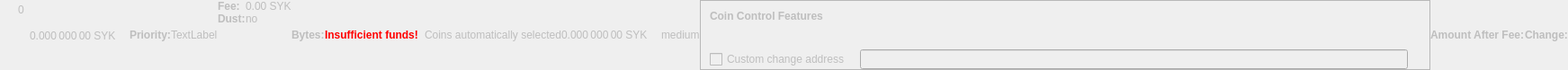
    <widget class="QWidget" name="dummyHideWidget" native="true">
     <property name="enabled">
      <bool>false</bool>
     </property>
     <property name="maximumSize">
      <size>
       <width>100</width>
       <height>22</height>
      </size>
     </property>
     <layout class="QHBoxLayout" name="dummyHideLayout">
      <property name="spacing">
       <number>0</number>
      </property>
      <property name="margin">
       <number>0</number>
      </property>
      <item>
       <layout class="QFormLayout" name="formLayoutCoinControl1">
        <property name="horizontalSpacing">
         <number>10</number>
        </property>
        <property name="verticalSpacing">
         <number>14</number>
        </property>
        <property name="leftMargin">
         <number>10</number>
        </property>
        <property name="topMargin">
         <number>4</number>
        </property>
        <property name="rightMargin">
         <number>6</number>
        </property>
        <item row="0" column="1">
         <widget class="QLabel" name="labelCoinControlBytes">
          <property name="cursor">
           <cursorShape>IBeamCursor</cursorShape>
          </property>
          <property name="contextMenuPolicy">
           <enum>Qt::ActionsContextMenu</enum>
          </property>
          <property name="text">
           <string notr="true">0</string>
          </property>
          <property name="textInteractionFlags">
           <set>Qt::LinksAccessibleByMouse|Qt::TextSelectableByKeyboard|Qt::TextSelectableByMouse</set>
          </property>
         </widget>
        </item>
       </layout>
      </item>
      <item>
       <widget class="QLabel" name="labelCoinControlAfterFee">
        <property name="enabled">
         <bool>false</bool>
        </property>
        <property name="sizePolicy">
         <sizepolicy hsizetype="Fixed" vsizetype="Fixed">
          <horstretch>0</horstretch>
          <verstretch>0</verstretch>
         </sizepolicy>
        </property>
        <property name="minimumSize">
         <size>
          <width>111</width>
          <height>12</height>
         </size>
        </property>
        <property name="maximumSize">
         <size>
          <width>111</width>
          <height>12</height>
         </size>
        </property>
        <property name="cursor">
         <cursorShape>IBeamCursor</cursorShape>
        </property>
        <property name="contextMenuPolicy">
         <enum>Qt::ActionsContextMenu</enum>
        </property>
        <property name="text">
         <string notr="true">0.000 000 00 SYK</string>
        </property>
        <property name="textInteractionFlags">
         <set>Qt::LinksAccessibleByMouse|Qt::TextSelectableByKeyboard|Qt::TextSelectableByMouse</set>
        </property>
       </widget>
      </item>
      <item>
       <widget class="QLabel" name="labelCoinControlPriorityText">
        <property name="enabled">
         <bool>false</bool>
        </property>
        <property name="font">
         <font>
          <weight>75</weight>
          <bold>true</bold>
         </font>
        </property>
        <property name="text">
         <string>Priority:</string>
        </property>
       </widget>
      </item>
      <item>
       <layout class="QHBoxLayout" name="horizontalLayout">
        <item>
         <widget class="QLabel" name="WarningLabel">
          <property name="text">
           <string>TextLabel</string>
          </property>
         </widget>
        </item>
       </layout>
      </item>
      <item>
       <layout class="QFormLayout" name="formLayoutCoinControl3">
        <property name="horizontalSpacing">
         <number>0</number>
        </property>
        <property name="verticalSpacing">
         <number>0</number>
        </property>
        <property name="leftMargin">
         <number>0</number>
        </property>
        <property name="topMargin">
         <number>0</number>
        </property>
        <property name="rightMargin">
         <number>0</number>
        </property>
        <item row="0" column="0">
         <widget class="QLabel" name="labelCoinControlFeeText">
          <property name="enabled">
           <bool>false</bool>
          </property>
          <property name="font">
           <font>
            <weight>75</weight>
            <bold>true</bold>
           </font>
          </property>
          <property name="text">
           <string>Fee:</string>
          </property>
          <property name="margin">
           <number>0</number>
          </property>
         </widget>
        </item>
        <item row="0" column="1">
         <widget class="QLabel" name="labelCoinControlFee">
          <property name="enabled">
           <bool>false</bool>
          </property>
          <property name="cursor">
           <cursorShape>IBeamCursor</cursorShape>
          </property>
          <property name="contextMenuPolicy">
           <enum>Qt::ActionsContextMenu</enum>
          </property>
          <property name="text">
           <string notr="true">0.00 SYK</string>
          </property>
          <property name="textInteractionFlags">
           <set>Qt::LinksAccessibleByMouse|Qt::TextSelectableByKeyboard|Qt::TextSelectableByMouse</set>
          </property>
         </widget>
        </item>
        <item row="1" column="0">
         <widget class="QLabel" name="labelCoinControlLowOutputText">
          <property name="enabled">
           <bool>false</bool>
          </property>
          <property name="font">
           <font>
            <weight>75</weight>
            <bold>true</bold>
           </font>
          </property>
          <property name="text">
           <string>Dust:</string>
          </property>
         </widget>
        </item>
        <item row="1" column="1">
         <widget class="QLabel" name="labelCoinControlLowOutput">
          <property name="enabled">
           <bool>false</bool>
          </property>
          <property name="cursor">
           <cursorShape>IBeamCursor</cursorShape>
          </property>
          <property name="contextMenuPolicy">
           <enum>Qt::ActionsContextMenu</enum>
          </property>
          <property name="text">
           <string>no</string>
          </property>
          <property name="textInteractionFlags">
           <set>Qt::LinksAccessibleByMouse|Qt::TextSelectableByKeyboard|Qt::TextSelectableByMouse</set>
          </property>
         </widget>
        </item>
       </layout>
      </item>
      <item>
       <widget class="QLabel" name="labelCoinControlBytesText">
        <property name="enabled">
         <bool>false</bool>
        </property>
        <property name="font">
         <font>
          <weight>75</weight>
          <bold>true</bold>
         </font>
        </property>
        <property name="text">
         <string>Bytes:</string>
        </property>
       </widget>
      </item>
      <item>
       <layout class="QFormLayout" name="formLayoutCoinControl2">
        <property name="horizontalSpacing">
         <number>0</number>
        </property>
        <property name="verticalSpacing">
         <number>0</number>
        </property>
        <property name="leftMargin">
         <number>0</number>
        </property>
        <property name="topMargin">
         <number>0</number>
        </property>
        <property name="rightMargin">
         <number>0</number>
        </property>
       </layout>
      </item>
      <item>
       <layout class="QHBoxLayout" name="horizontalLayoutCoinControl2">
        <property name="spacing">
         <number>0</number>
        </property>
        <property name="bottomMargin">
         <number>0</number>
        </property>
       </layout>
      </item>
      <item>
       <widget class="QLabel" name="labelCoinControlInsuffFunds">
        <property name="enabled">
         <bool>false</bool>
        </property>
        <property name="minimumSize">
         <size>
          <width>0</width>
          <height>0</height>
         </size>
        </property>
        <property name="font">
         <font>
          <weight>75</weight>
          <bold>true</bold>
         </font>
        </property>
        <property name="styleSheet">
         <string notr="true">color:red;font-weight:bold;</string>
        </property>
        <property name="text">
         <string>Insufficient funds!</string>
        </property>
        <property name="margin">
         <number>5</number>
        </property>
       </widget>
      </item>
      <item>
       <layout class="QFormLayout" name="formLayoutCoinControl4">
        <property name="horizontalSpacing">
         <number>0</number>
        </property>
        <property name="verticalSpacing">
         <number>0</number>
        </property>
        <property name="leftMargin">
         <number>0</number>
        </property>
        <property name="topMargin">
         <number>0</number>
        </property>
        <property name="rightMargin">
         <number>0</number>
        </property>
       </layout>
      </item>
      <item>
       <widget class="QLabel" name="labelCoinControlChangeLabel">
        <property name="enabled">
         <bool>false</bool>
        </property>
        <property name="sizePolicy">
         <sizepolicy hsizetype="Preferred" vsizetype="Expanding">
          <horstretch>0</horstretch>
          <verstretch>0</verstretch>
         </sizepolicy>
        </property>
        <property name="minimumSize">
         <size>
          <width>0</width>
          <height>0</height>
         </size>
        </property>
        <property name="text">
         <string/>
        </property>
        <property name="margin">
         <number>3</number>
        </property>
       </widget>
      </item>
      <item>
       <widget class="QLabel" name="labelCoinControlAutomaticallySelected">
        <property name="enabled">
         <bool>false</bool>
        </property>
        <property name="sizePolicy">
         <sizepolicy hsizetype="Fixed" vsizetype="Fixed">
          <horstretch>0</horstretch>
          <verstretch>0</verstretch>
         </sizepolicy>
        </property>
        <property name="minimumSize">
         <size>
          <width>0</width>
          <height>0</height>
         </size>
        </property>
        <property name="maximumSize">
         <size>
          <width>240</width>
          <height>16777215</height>
         </size>
        </property>
        <property name="text">
         <string>Coins automatically selected</string>
        </property>
        <property name="margin">
         <number>5</number>
        </property>
       </widget>
      </item>
      <item>
       <widget class="QLabel" name="labelCoinControlChange">
        <property name="enabled">
         <bool>false</bool>
        </property>
        <property name="sizePolicy">
         <sizepolicy hsizetype="Fixed" vsizetype="Fixed">
          <horstretch>0</horstretch>
          <verstretch>0</verstretch>
         </sizepolicy>
        </property>
        <property name="minimumSize">
         <size>
          <width>111</width>
          <height>0</height>
         </size>
        </property>
        <property name="maximumSize">
         <size>
          <width>111</width>
          <height>16777215</height>
         </size>
        </property>
        <property name="cursor">
         <cursorShape>IBeamCursor</cursorShape>
        </property>
        <property name="contextMenuPolicy">
         <enum>Qt::ActionsContextMenu</enum>
        </property>
        <property name="text">
         <string notr="true">0.000 000 00 SYK</string>
        </property>
        <property name="textInteractionFlags">
         <set>Qt::LinksAccessibleByMouse|Qt::TextSelectableByKeyboard|Qt::TextSelectableByMouse</set>
        </property>
       </widget>
      </item>
      <item>
       <widget class="QLabel" name="labelCoinControlPriority">
        <property name="enabled">
         <bool>false</bool>
        </property>
        <property name="cursor">
         <cursorShape>IBeamCursor</cursorShape>
        </property>
        <property name="contextMenuPolicy">
         <enum>Qt::ActionsContextMenu</enum>
        </property>
        <property name="text">
         <string>medium</string>
        </property>
        <property name="textInteractionFlags">
         <set>Qt::LinksAccessibleByMouse|Qt::TextSelectableByKeyboard|Qt::TextSelectableByMouse</set>
        </property>
       </widget>
      </item>
      <item>
       <widget class="QFrame" name="frameCoinControl">
        <property name="sizePolicy">
         <sizepolicy hsizetype="Expanding" vsizetype="Expanding">
          <horstretch>0</horstretch>
          <verstretch>0</verstretch>
         </sizepolicy>
        </property>
        <property name="maximumSize">
         <size>
          <width>16777215</width>
          <height>16777215</height>
         </size>
        </property>
        <property name="frameShape">
         <enum>QFrame::StyledPanel</enum>
        </property>
        <property name="frameShadow">
         <enum>QFrame::Sunken</enum>
        </property>
        <layout class="QVBoxLayout" name="verticalLayoutCoinControl2_2">
         <property name="spacing">
          <number>0</number>
         </property>
         <property name="margin">
          <number>0</number>
         </property>
         <item>
          <layout class="QVBoxLayout" name="verticalLayoutCoinControl" stretch="0,0,0,1">
           <property name="spacing">
            <number>0</number>
           </property>
           <property name="leftMargin">
            <number>10</number>
           </property>
           <property name="topMargin">
            <number>10</number>
           </property>
           <item>
            <layout class="QHBoxLayout" name="horizontalLayoutCoinControl1">
             <property name="bottomMargin">
              <number>15</number>
             </property>
             <item>
              <widget class="QLabel" name="labelCoinControlFeatures">
               <property name="enabled">
                <bool>false</bool>
               </property>
               <property name="sizePolicy">
                <sizepolicy hsizetype="Preferred" vsizetype="Maximum">
                 <horstretch>0</horstretch>
                 <verstretch>0</verstretch>
                </sizepolicy>
               </property>
               <property name="font">
                <font>
                 <weight>75</weight>
                 <bold>true</bold>
                </font>
               </property>
               <property name="styleSheet">
                <string notr="true">font-weight:bold;</string>
               </property>
               <property name="text">
                <string>Coin Control Features</string>
               </property>
              </widget>
             </item>
            </layout>
           </item>
           <item>
            <widget class="QWidget" name="widgetCoinControl" native="true">
             <property name="sizePolicy">
              <sizepolicy hsizetype="Preferred" vsizetype="Preferred">
               <horstretch>0</horstretch>
               <verstretch>0</verstretch>
              </sizepolicy>
             </property>
             <property name="minimumSize">
              <size>
               <width>0</width>
               <height>0</height>
              </size>
             </property>
             <property name="styleSheet">
              <string notr="true"/>
             </property>
             <layout class="QHBoxLayout" name="horizontalLayoutCoinControl5_2">
              <property name="margin">
               <number>0</number>
              </property>
              <item>
               <layout class="QHBoxLayout" name="horizontalLayoutCoinControl3">
                <property name="spacing">
                 <number>20</number>
                </property>
                <property name="topMargin">
                 <number>0</number>
                </property>
                <property name="bottomMargin">
                 <number>10</number>
                </property>
               </layout>
              </item>
             </layout>
            </widget>
           </item>
           <item>
            <layout class="QHBoxLayout" name="horizontalLayoutCoinControl4" stretch="0,0,0">
             <property name="spacing">
              <number>12</number>
             </property>
             <property name="sizeConstraint">
              <enum>QLayout::SetDefaultConstraint</enum>
             </property>
             <property name="topMargin">
              <number>5</number>
             </property>
             <property name="rightMargin">
              <number>5</number>
             </property>
             <item>
              <widget class="QCheckBox" name="checkBoxCoinControlChange">
               <property name="enabled">
                <bool>false</bool>
               </property>
               <property name="toolTip">
                <string>If this is activated, but the change address is empty or invalid, change will be sent to a newly generated address.</string>
               </property>
               <property name="text">
                <string>Custom change address</string>
               </property>
              </widget>
             </item>
             <item>
              <widget class="QValidatedLineEdit" name="lineEditCoinControlChange">
               <property name="enabled">
                <bool>false</bool>
               </property>
               <property name="sizePolicy">
                <sizepolicy hsizetype="Expanding" vsizetype="Fixed">
                 <horstretch>0</horstretch>
                 <verstretch>0</verstretch>
                </sizepolicy>
               </property>
              </widget>
             </item>
             <item>
              <widget class="QLabel" name="labelCoinControlChangeLabel_2">
               <property name="sizePolicy">
                <sizepolicy hsizetype="Preferred" vsizetype="Expanding">
                 <horstretch>0</horstretch>
                 <verstretch>0</verstretch>
                </sizepolicy>
               </property>
               <property name="minimumSize">
                <size>
                 <width>0</width>
                 <height>0</height>
                </size>
               </property>
               <property name="text">
                <string/>
               </property>
               <property name="margin">
                <number>3</number>
               </property>
              </widget>
             </item>
            </layout>
           </item>
           <item>
            <spacer name="verticalSpacerCoinControl">
             <property name="orientation">
              <enum>Qt::Vertical</enum>
             </property>
             <property name="sizeHint" stdset="0">
              <size>
               <width>800</width>
               <height>1</height>
              </size>
             </property>
            </spacer>
           </item>
          </layout>
         </item>
        </layout>
       </widget>
      </item>
      <item>
       <widget class="QLabel" name="labelCoinControlAfterFeeText">
        <property name="enabled">
         <bool>false</bool>
        </property>
        <property name="minimumSize">
         <size>
          <width>0</width>
          <height>0</height>
         </size>
        </property>
        <property name="maximumSize">
         <size>
          <width>16777215</width>
          <height>16777215</height>
         </size>
        </property>
        <property name="font">
         <font>
          <weight>75</weight>
          <bold>true</bold>
         </font>
        </property>
        <property name="text">
         <string>Amount After Fee:</string>
        </property>
        <property name="alignment">
         <set>Qt::AlignLeading|Qt::AlignLeft|Qt::AlignVCenter</set>
        </property>
        <property name="margin">
         <number>0</number>
        </property>
       </widget>
      </item>
      <item>
       <widget class="QLabel" name="labelCoinControlChangeText">
        <property name="enabled">
         <bool>false</bool>
        </property>
        <property name="sizePolicy">
         <sizepolicy hsizetype="Preferred" vsizetype="Preferred">
          <horstretch>0</horstretch>
          <verstretch>0</verstretch>
         </sizepolicy>
        </property>
        <property name="minimumSize">
         <size>
          <width>0</width>
          <height>0</height>
         </size>
        </property>
        <property name="maximumSize">
         <size>
          <width>16777215</width>
          <height>16777215</height>
         </size>
        </property>
        <property name="font">
         <font>
          <weight>75</weight>
          <bold>true</bold>
         </font>
        </property>
        <property name="text">
         <string>Change:</string>
        </property>
        <property name="alignment">
         <set>Qt::AlignLeading|Qt::AlignLeft|Qt::AlignVCenter</set>
        </property>
       </widget>
      </item>
     </layout>
    </widget>
